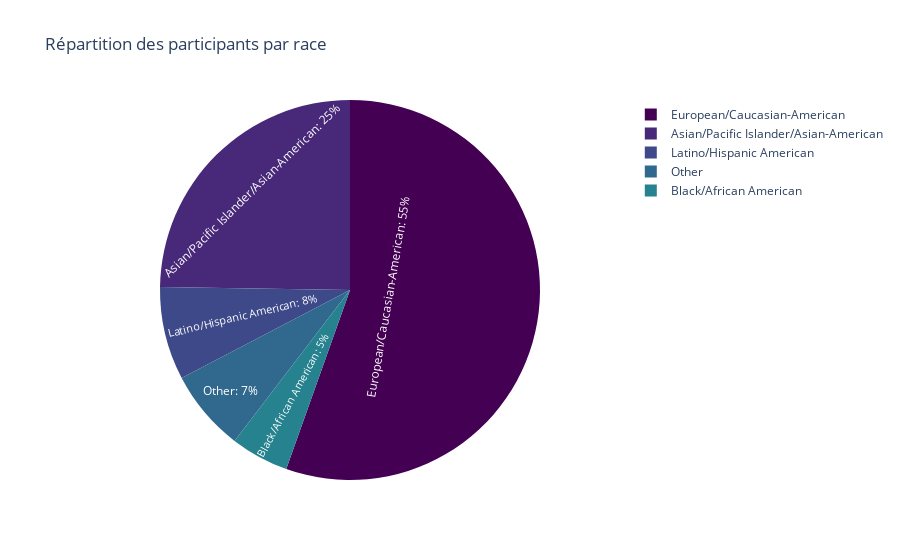

Notebook code cell kept with this figure:
### Code cell
# Mapping
race_mapping = {
    1: 'Black/African American',
    2: 'European/Caucasian-American',
    3: "Latino/Hispanic American",
    4: "Asian/Pacific Islander/Asian-American",
    5: 'Native American',
    6: 'Other'
}
df_unique["Participant's_race"] = df_unique['race'].map(race_mapping)

proportions = df_unique["Participant's_race"].value_counts(normalize=True).round(2)

race_df = proportions.reset_index()
race_df.columns = ["race", "proportion"]

# Pie chart
fig = px.pie(
    race_df,
    names="race",
    values="proportion",
    title="Répartition des participants par race",
    color_discrete_sequence=px.colors.sequential.Viridis 
)

fig.update_traces(textposition='inside', textinfo='label+percent', texttemplate='%{label}: %{percent:.0%}')
fig.show()

### Figure 1 — Plotly figure (JSON) as saved in the notebook; plotly's stock layout.template omitted (floating-point values rounded to 4 significant figures)
{"data": [{"domain": {"x": [0, 1], "y": [0, 1]}, "hovertemplate": "race=%{label}<br>proportion=%{value}<extra></extra>", "labels": ["European/Caucasian-American", "Asian/Pacific Islander/Asian-American", "Latino/Hispanic American", "Other", "Black/African American"], "legendgroup": "", "name": "", "showlegend": true, "textinfo": "label+percent", "textposition": "inside", "texttemplate": "%{label}: %{percent:.0%}", "type": "pie", "values": [0.56, 0.25, 0.08, 0.07, 0.05]}], "layout": {"legend": {"tracegroupgap": 0}, "piecolorway": ["#440154", "#482878", "#3e4989", "#31688e", "#26828e", "#1f9e89", "#35b779", "#6ece58", "#b5de2b", "#fde725"], "title": {"text": "Répartition des participants par race"}}}
